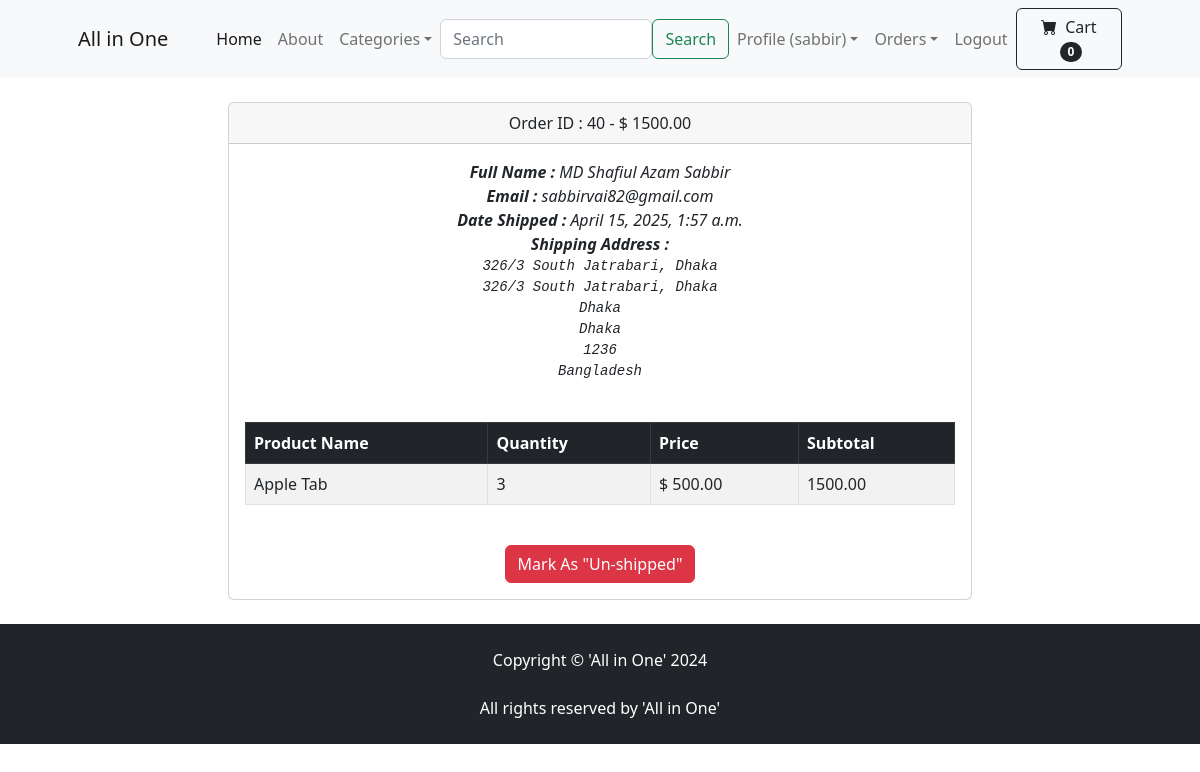
The app's page /payment/order_details/40/ (signed in) with its own data.
### payment/models.py (models this page shows, shortened)
class Order(models.Model):
    user = models.ForeignKey(User, on_delete=models.CASCADE, null=True, blank=True)
    full_name = models.CharField(max_length=200)
    email = models.EmailField(max_length=200)
    shipping_address = models.TextField(max_length=15000)
    amount_paid = models.DecimalField(max_digits=10, decimal_places=2)
    date_ordered = models.DateTimeField(auto_now_add=True)
    shipped = models.BooleanField(default=False)
    date_shipped = models.DateTimeField(null=True, blank=True)
    invoice = models.CharField(max_length=250, null=True, blank=True)
    paid = models.BooleanField(default=False)

class OrderItem(models.Model):
    order = models.ForeignKey(Order, on_delete=models.CASCADE, null=True)
    product = models.ForeignKey(Product, on_delete=models.CASCADE, null=True)
    user = models.ForeignKey(User, on_delete=models.CASCADE, null=True, blank=True) #default(default=1)
    quantity = models.PositiveBigIntegerField(default=1)
    price = models.DecimalField(max_digits=7, decimal_places=2)

### store/models.py (models this page shows, shortened)
class Product(models.Model):
    name = models.CharField(max_length=50)
    price = models.DecimalField(default=0, decimal_places=2, max_digits=6)
    category = models.ForeignKey(Category, on_delete=models.CASCADE, default=1)
    description = models.CharField(max_length=250, default='', blank=True, null=True)
    image = CloudinaryField('image', blank=True, null=True, default=None)
    is_sale = models.BooleanField(default=False)
    sale_price = models.DecimalField(max_digits=6, decimal_places=2, default=0, blank=True, null=True)

### payment/views.py (the view, shortened to what this page needs)
# urls.py: path('order_details/<int:pk>/', views.order_details, name = 'order_details'),
def order_details(request, pk):
    if request.user.is_authenticated and request.user.is_superuser:
        order = Order.objects.get(pk=pk)
        order_items = OrderItem.objects.filter(order=order)
        items_subtotal_list = []
        for item in order_items:
            item_subtotal = item.quantity * (item.product.sale_price if item.product.is_sale else item.product.price)
            items_subtotal_list.append(item_subtotal)
        order_subtotal = sum(items_subtotal_list)
        order_items_with_subtotals = zip(order_items, items_subtotal_list)
        address = Order.objects.get(pk=order.id).shipping_address
        context = {'order': order,
                   'order_items': order_items, 'order_subtotal' : order_subtotal, 'order_items_with_subtotals': order_items_with_subtotals,
                   'address': address}
        return render(request, 'payment/order_details.html', context)
    else:
        messages.success("Access Denied")
        return redirect('home')

### cart/cart.py (called while the page is built)
    def __len__(self):
        return len(self.cart)

### cart/context_processors.py (called while the page is built)
def cart(request):
    return {'cart': Cart(request)}

### payment/templates/payment/order_details.html (shortened to what this page needs)
{% extends 'base.html' %}
{% load static %}
{% block content %}
<br/>
<div class ="container">
    <div class="row">
        <center>
            <div class="col-8">
                <div class="card">
                    <div class="card-header">
                      Order ID : {{order.id}} - $ {{order.amount_paid}}
                    </div>
                    <div class="card-body">
                        <i><strong>Full Name : </strong>{{order.full_name}} <br></i>
                        <i><strong>Email : </strong>{{order.email}} <br></i>
                        {% if order.date_shipped %}
                            <i><strong>Date Shipped :  </strong>{{ order.date_shipped }} </i><br>
                        {% else %}
                            <i><strong>Date Ordered : </strong> {{ order.date_ordered }} </i><br>
                        {% endif %}
                        <i><strong>Shipping Address : </strong><pre>{{ address }}</pre> </i>
                        <table class="table table-hover table-striped table-bordered ">
                            <thead class="table-dark">
                              <tr>
                                <th scope="col">Product Name</th>
                                <th scope="col">Quantity</th>
                                <th scope="col">Price</th>
                                <th scope="col">Subtotal</th>
                              </tr>
                            </thead>
                            <tbody>
                                {% for item, subtotal in order_items_with_subtotals %}
                                <tr>
                                    <td>{{ item.product.name }}</td>
                                    <td>{{ item.quantity }}</td>
                                    {% if item.product.is_sale %}
                                        <td> $ {{item.product.sale_price}}</td> <br/>
                                    {% else %}
                                        <td> $ {{item.product.price}}</td><br/>
                                    {% endif %}
                                    <td>{{subtotal}}</td>
                                </tr>
                              {% endfor %}
                            </tbody>
                        </table>
                        <br/>
                        {% if not order.shipped %}
                            <form method="POST" >
                                {% csrf_token %}
                                <input type="hidden" name="shipping_status" value="true">
                                <button type="submit" class ="btn btn-success" > Mark As "Shipped" </button>
                            </form>
                        {% else %}
                        <form method="POST" >
                            <button type="submit" class ="btn btn-danger" > Mark As "Un-shipped" </button>
                        </form>
                        {% endif %}
                    </div>
                </div>
            </div>
        </center>
    </div>
</div>
<br>
{% endblock %}

### store/templates/navbar.html (shortened to what this page needs)
<nav class="navbar navbar-expand-lg navbar-light bg-light">
    <div class="container px-4 px-lg-5">
        <a class="navbar-brand" href="{% url 'home' %}">All in One</a>
        <div class="collapse navbar-collapse" id="navbarSupportedContent">
            <ul class="navbar-nav me-auto mb-2 mb-lg-0 ms-lg-4">
                <li class="nav-item"><a class="nav-link active" aria-current="page" href="{% url 'home' %}">Home</a></li>
                <li class="nav-item"><a class="nav-link" href="{% url 'about' %}">About</a></li>
                <li class="nav-item dropdown">
                    <a class="nav-link dropdown-toggle"
                    id="navbarDropdown" href="#" role="button"
                    data-bs-toggle="dropdown" aria-expanded="false">Categories</a>
                </li>
                <form class="d-flex" role="search" action="{% url 'search' %}" method="POST">
                    <input class="form-control mr-sm-2" type="search" placeholder="Search" aria-label="Search" name="searched">
                    <button class="btn btn-outline-success my-2 my-sm-0" type="submit">Search</button>
                </form>
                {% if user.is_authenticated %}
                    <li class="nav-item dropdown">
                        <a class="nav-link dropdown-toggle"
                        id="navbarDropdown" href="#" role="button"
                        data-bs-toggle="dropdown" aria-expanded="false">Profile ({{user.username}})</a>
                    </li>
                    {% if user.is_superuser %}
                        <li class="nav-item dropdown">
                            <a class="nav-link dropdown-toggle"
                            id="navbarDropdown" href="#" role="button"
                            data-bs-toggle="dropdown" aria-expanded="false">Orders</a>
                        </li>
                    {% endif %}
                    <li class="nav-item"><a class="nav-link" href="{% url 'logout' %}"> Logout</a></li>
                {% else %}
                    <li class="nav-item"><a class="nav-link" href="{% url 'login' %}">Login</a></li>
                    <li class="nav-item"><a class="nav-link" href="{% url 'register' %}">Register</a></li>
                {% endif %}
            </ul>
            <form class="d-flex">
                <a  href="{% url 'cart_summary' %}" class="btn btn-outline-dark" type="submit">
                    <i class="bi-cart-fill me-1"></i>
                    Cart
                    <span class="badge bg-dark text-white ms-1 rounded-pill"
                    id="cart_quantity">{{cart|length}}</span>
                </a>
            </form>
        </div>
    </div>
</nav>

### records on screen
Order: id "40", amount_paid "1500.00", full_name "MD Shafiul Azam Sabbir", email "sabbirvai82@gmail.com", date_shipped "April 15, 2025, 1:57 a.m.", shipping_address "326/3 South Jatrabari, Dhaka 326/3 South Jatrabari, Dhaka Dhaka Dhaka 1236 Bangladesh"
OrderItem: product.name "Apple Tab", quantity "3", product.sale_price "500.00", subtotal "1500.00"

### other values on screen
{{ user.username }} "sabbir"
{{ cart|length }} "0"
